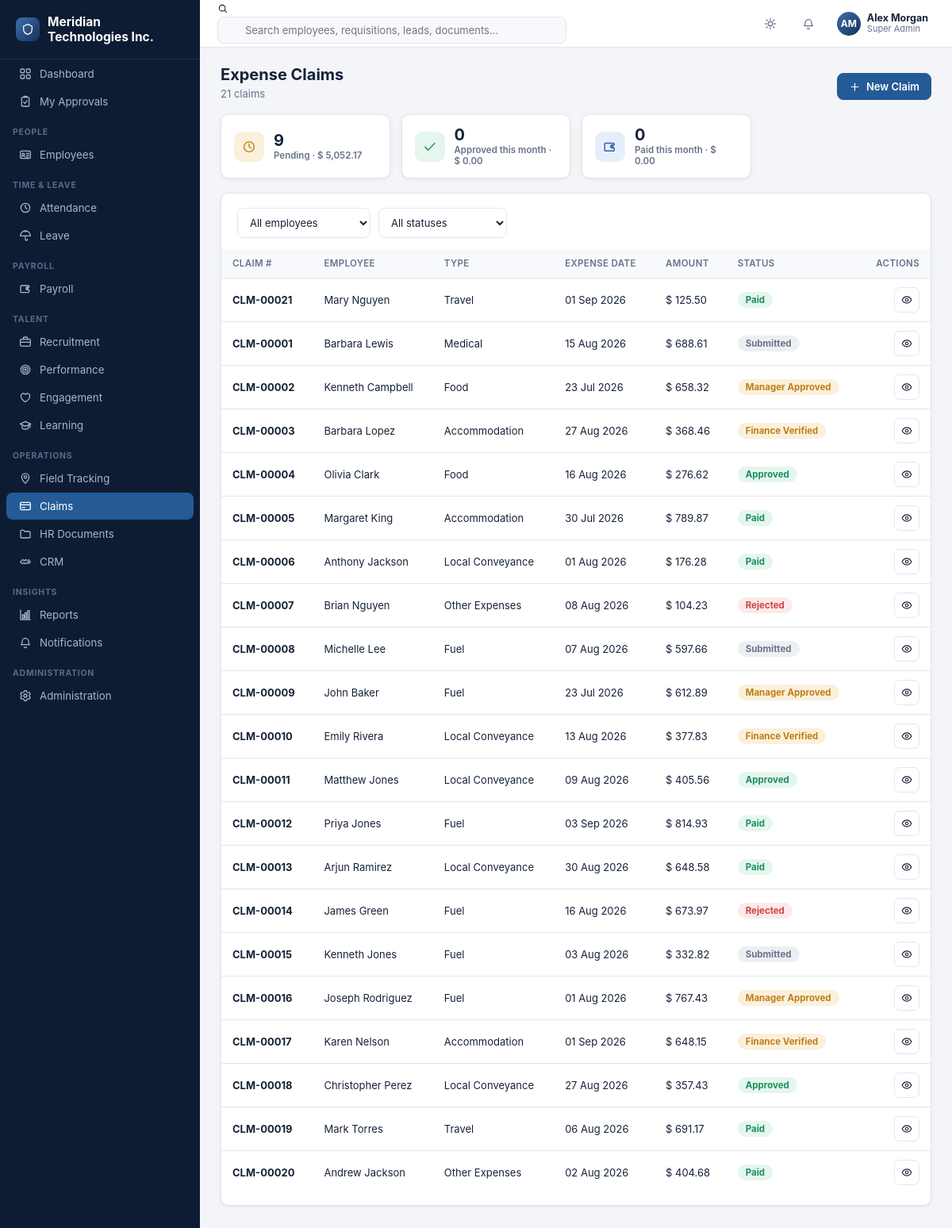
The page /claims/ (signed in) on the database its author committed.
### tables this page shows
CREATE TABLE company_settings (
    id INTEGER PRIMARY KEY CHECK (id = 1),
    company_name TEXT NOT NULL DEFAULT 'Your Company',
    logo_path TEXT,
    address TEXT,
    city TEXT,
    state TEXT,
    country TEXT,
    pincode TEXT,
    phone TEXT,
    email TEXT,
    website TEXT,
    gstin TEXT,
    pan TEXT,
    currency_symbol TEXT NOT NULL DEFAULT '$',
    fiscal_year_start_month INTEGER NOT NULL DEFAULT 4,
    updated_at TEXT NOT NULL DEFAULT (datetime('now'))
);

CREATE TABLE users (
    id INTEGER PRIMARY KEY AUTOINCREMENT,
    username TEXT NOT NULL UNIQUE,
    password_hash TEXT NOT NULL,
    full_name TEXT NOT NULL,
    email TEXT,
    phone TEXT,
    role_id INTEGER NOT NULL REFERENCES roles(id),
    employee_id INTEGER REFERENCES employees(id),
    is_active INTEGER NOT NULL DEFAULT 1,
    last_login_at TEXT,
    created_at TEXT NOT NULL DEFAULT (datetime('now'))
);

CREATE TABLE roles (
    id INTEGER PRIMARY KEY AUTOINCREMENT,
    name TEXT NOT NULL UNIQUE,
    description TEXT,
    is_system INTEGER NOT NULL DEFAULT 0,
    created_at TEXT NOT NULL DEFAULT (datetime('now'))
);

CREATE TABLE expense_claims (
    id INTEGER PRIMARY KEY AUTOINCREMENT,
    claim_number TEXT NOT NULL UNIQUE,
    employee_id INTEGER NOT NULL REFERENCES employees(id) ON DELETE CASCADE,
    claim_type_id INTEGER NOT NULL REFERENCES claim_types(id),
    expense_date TEXT NOT NULL,
    amount REAL NOT NULL,
    description TEXT,
    receipt_path TEXT,
    project_or_department TEXT,
    status TEXT NOT NULL DEFAULT 'Submitted',
    manager_id INTEGER REFERENCES users(id),
    approved_at TEXT,
    paid_at TEXT,
    remarks TEXT,
    created_at TEXT NOT NULL DEFAULT (datetime('now'))
);

CREATE TABLE claim_types (
    id INTEGER PRIMARY KEY AUTOINCREMENT,
    name TEXT NOT NULL UNIQUE,
    category TEXT,
    max_amount REAL,
    is_active INTEGER NOT NULL DEFAULT 1
);

### blueprints/claims.py (the view)
@bp.route("/", endpoint="claims_list")
@permission_required("claims.claims.view")
def claims_list():
    view_all = has_permission("claims.claims.view_all")
    where = []
    args = []
    if view_all:
        emp_filter = request.args.get("employee_id", type=int)
        if emp_filter:
            where.append("ec.employee_id = ?")
            args.append(emp_filter)
    else:
        where.append("ec.employee_id = ?")
        args.append(g.employee["id"] if g.employee else -1)
    status_filter = request.args.get("status", "").strip()
    if status_filter:
        where.append("ec.status = ?")
        args.append(status_filter)
    where_sql = ("WHERE " + " AND ".join(where)) if where else ""
    rows = db.query(
        f"""SELECT ec.*, e.first_name || ' ' || e.last_name AS employee_name,
                   ct.name AS claim_type_name
            FROM expense_claims ec
            JOIN employees e ON e.id = ec.employee_id
            JOIN claim_types ct ON ct.id = ec.claim_type_id
            {where_sql}
            ORDER BY ec.created_at DESC""",
        args,
    )
    kpis = None
    if view_all:
        pending = db.query(
            """SELECT COUNT(*) c, COALESCE(SUM(amount),0) amt FROM expense_claims
               WHERE status IN ('Submitted','Manager Approved','Finance Verified')""",
            one=True,
        )
        approved_month = db.query(
            """SELECT COUNT(*) c, COALESCE(SUM(amount),0) amt FROM expense_claims
               WHERE status = 'Approved' AND strftime('%Y-%m', approved_at) = strftime('%Y-%m','now')""",
            one=True,
        )
        paid_month = db.query(
            """SELECT COUNT(*) c, COALESCE(SUM(amount),0) amt FROM expense_claims
               WHERE status = 'Paid' AND strftime('%Y-%m', paid_at) = strftime('%Y-%m','now')""",
            one=True,
        )
        kpis = {"pending": pending, "approved_month": approved_month, "paid_month": paid_month}
    employees = db.query(
        "SELECT id, first_name || ' ' || last_name AS name FROM employees WHERE is_deleted=0 ORDER BY first_name"
    ) if view_all else []
    return render_template(
        "claims/list.html",
        rows=rows, view_all=view_all, kpis=kpis, employees=employees,
        status_filter=status_filter,
        employee_filter=request.args.get("employee_id", type=int),
        statuses=STATUS_FLOW + ["Rejected"],
    )

### templates/claims/list.html (shortened to what this page needs)
{% extends "base.html" %}
{% import "partials/icons.html" as ic %}
{% block content %}
<div class="page-head">
  <div>
    <h1>Expense Claims</h1>
    <div class="sub">{{ rows|length }} claim{{ 's' if rows|length != 1 else '' }}{{ ' (your claims)' if not view_all else '' }}</div>
  </div>
  <div class="actions">
    {% if has_permission('claims.claims.create') %}
    <a class="btn primary" href="{{ url_for('claims.claim_new') }}">{{ ic.icon('plus',15) }} New Claim</a>
    {% endif %}
  </div>
</div>
{% if kpis %}
<div class="kpi-grid" style="margin-bottom:18px">
  <div class="kpi-tile">
    <div class="icon" style="background:var(--amber-bg);color:var(--amber)">{{ ic.icon('clock',18) }}</div>
    <div>
      <div class="value">{{ kpis.pending.c }}</div>
      <div class="label">Pending &middot; {{ kpis.pending.amt|money }}</div>
    </div>
  </div>
  <div class="kpi-tile">
    <div class="icon" style="background:var(--green-bg);color:var(--green)">{{ ic.icon('check',18) }}</div>
    <div>
      <div class="value">{{ kpis.approved_month.c }}</div>
      <div class="label">Approved this month &middot; {{ kpis.approved_month.amt|money }}</div>
    </div>
  </div>
  <div class="kpi-tile">
    <div class="icon" style="background:var(--blue-bg);color:var(--blue)">{{ ic.icon('wallet',18) }}</div>
    <div>
      <div class="value">{{ kpis.paid_month.c }}</div>
      <div class="label">Paid this month &middot; {{ kpis.paid_month.amt|money }}</div>
    </div>
  </div>
</div>
{% endif %}
<div class="card">
  <div class="card-pad" style="padding-bottom:0">
    <form class="toolbar" method="get">
      {% if view_all %}
      <select name="employee_id" class="filter-select" onchange="this.form.submit()">
        <option value="">All employees</option>
      </select>
      {% endif %}
      <select name="status" class="filter-select" onchange="this.form.submit()">
        <option value="">All statuses</option>
      </select>
    </form>
  </div>
  <div class="table-wrap">
    {% if rows %}
    <table class="dt">
      <thead><tr>
        <th>Claim #</th>
        {% if view_all %}<th>Employee</th>{% endif %}
        <th>Type</th>
        <th>Expense date</th>
        <th>Amount</th>
        <th>Status</th>
        <th style="text-align:right">Actions</th>
      </tr></thead>
      <tbody>
        {% for row in rows %}
        <tr>
          <td><a href="{{ url_for('claims.claim_view', id=row.id) }}" style="font-weight:650">{{ row.claim_number }}</a></td>
          {% if view_all %}<td>{{ row.employee_name }}</td>{% endif %}
          <td>{{ row.claim_type_name }}</td>
          <td>{{ row.expense_date|fmt_date }}</td>
          <td>{{ row.amount|money }}</td>
          <td><span class="badge {{ status_badge_class(row.status) }}">{{ row.status }}</span></td>
          <td>
            <div class="row-actions">
              <a class="btn sm btn-icon" href="{{ url_for('claims.claim_view', id=row.id) }}" title="View">{{ ic.icon('eye',14) }}</a>
            </div>
          </td>
        </tr>
        {% endfor %}
      </tbody>
    </table>
    {% else %}
    <div class="empty-state">
      <div class="ic">{{ ic.icon('credit-card', 34) }}</div>
      <p>No expense claims found.</p>
    </div>
    {% endif %}
  </div>
  <div style="height:14px"></div>
</div>
{% endblock %}

### templates/base.html (shortened to what this page needs)
<!doctype html>
<html lang="en">
<head>
<link rel="stylesheet" href="{{ url_for('static', filename='css/style.css') }}">
</head>
<body>
{% import "partials/icons.html" as ic %}
{% set ep = request.endpoint or '' %}
<div class="app">
  <aside class="sidebar" id="sidebar">
    <div class="sidebar-brand"><span class="logo-dot">{{ ic.icon('shield', 16) }}</span> <span>{{ company.company_name if company else 'Enterprise HR' }}</span></div>
    <nav>
      <div class="nav-item {{ 'active' if ep=='dashboard.index' }}" onclick="location.href='{{ url_for('dashboard.index') }}'">
        {{ ic.icon('grid') }} <span>Dashboard</span>
      </div>
      <div class="nav-item {{ 'active' if ep=='dashboard.my_approvals' }}" onclick="location.href='{{ url_for('dashboard.my_approvals') }}'">
        {{ ic.icon('clipboard-check') }} <span>My Approvals</span>
      </div>
      {% if has_permission('employees.employees.view') %}
      <div class="nav-section">People</div>
      <div class="nav-item {{ 'active' if ep.startswith('employees.') }}" onclick="location.href='{{ url_for('employees.list_view') }}'">{{ ic.icon('id-card') }} <span>Employees</span></div>
      {% endif %}
      {% if has_permission('attendance.attendance.view') %}
      <div class="nav-section">Time &amp; Leave</div>
      <div class="nav-item {{ 'active' if ep.startswith('attendance.') }}" onclick="location.href='{{ url_for('attendance.daily') }}'">{{ ic.icon('clock') }} <span>Attendance</span></div>
      {% endif %}
      {% if has_permission('leave.requests.view') %}
      <div class="nav-item {{ 'active' if ep.startswith('leave.') }}" onclick="location.href='{{ url_for('leave.requests_list') }}'">{{ ic.icon('umbrella') }} <span>Leave</span></div>
      {% endif %}
      {% if has_permission('payroll.payslips.view') or has_permission('payroll.runs.view') %}
      <div class="nav-section">Payroll</div>
      <div class="nav-item {{ 'active' if ep.startswith('payroll.') }}" onclick="location.href='{{ url_for('payroll.runs_list') }}'">{{ ic.icon('wallet') }} <span>Payroll</span></div>
      {% endif %}
      {% if has_permission('recruitment.requisitions.view') %}
      <div class="nav-section">Talent</div>
      <div class="nav-item {{ 'active' if ep.startswith('recruitment.') }}" onclick="location.href='{{ url_for('recruitment.requisitions_list') }}'">{{ ic.icon('briefcase') }} <span>Recruitment</span></div>
      {% endif %}
      {% if has_permission('performance.goals.view') %}
      <div class="nav-item {{ 'active' if ep.startswith('performance.') }}" onclick="location.href='{{ url_for('performance.cycles_list') }}'">{{ ic.icon('target') }} <span>Performance</span></div>
      {% endif %}
      {% if has_permission('engagement.surveys.view') %}
      <div class="nav-item {{ 'active' if ep.startswith('engagement.') }}" onclick="location.href='{{ url_for('engagement.surveys_list') }}'">{{ ic.icon('heart') }} <span>Engagement</span></div>
      {% endif %}
      {% if has_permission('learning.courses.view') %}
      <div class="nav-item {{ 'active' if ep.startswith('learning.') }}" onclick="location.href='{{ url_for('learning.courses_list') }}'">{{ ic.icon('graduation') }} <span>Learning</span></div>
      {% endif %}
      {% if has_permission('field.visits.view') %}
      <div class="nav-section">Operations</div>
      <div class="nav-item {{ 'active' if ep.startswith('field.') }}" onclick="location.href='{{ url_for('field.visits_list') }}'">{{ ic.icon('map-pin') }} <span>Field Tracking</span></div>
      {% endif %}
      {% if has_permission('claims.claims.view') %}
      <div class="nav-item {{ 'active' if ep.startswith('claims.') }}" onclick="location.href='{{ url_for('claims.claims_list') }}'">{{ ic.icon('credit-card') }} <span>Claims</span></div>
      {% endif %}
      {% if has_permission('documents.documents.view') %}
      <div class="nav-item {{ 'active' if ep.startswith('documents.') }}" onclick="location.href='{{ url_for('documents.list_view') }}'">{{ ic.icon('folder') }} <span>HR Documents</span></div>
      {% endif %}
      {% if has_permission('crm.customers.view') %}
      <div class="nav-item {{ 'active' if ep.startswith('crm.') }}" onclick="location.href='{{ url_for('crm.customers_list') }}'">{{ ic.icon('handshake') }} <span>CRM</span></div>
      {% endif %}
      {% if has_permission('reports.reports.view') %}
      <div class="nav-section">Insights</div>
      <div class="nav-item {{ 'active' if ep.startswith('reports.') }}" onclick="location.href='{{ url_for('reports.index') }}'">{{ ic.icon('chart') }} <span>Reports</span></div>
      {% endif %}
      <div class="nav-item {{ 'active' if ep.startswith('notifications.') }}" onclick="location.href='{{ url_for('notifications.index') }}'">{{ ic.icon('bell') }} <span>Notifications</span></div>
      {% if has_permission('admin.settings.view') or has_permission('admin.users.view') %}
      <div class="nav-section">Administration</div>
      <div class="nav-item {{ 'active' if ep.startswith('admin.') }}" onclick="location.href='{{ url_for('admin.settings') }}'">{{ ic.icon('cog') }} <span>Administration</span></div>
      {% endif %}
    </nav>
  </aside>
  <div class="main">
    <header class="topbar">
      <div class="search-box">
        {{ ic.icon('search', 14) }}
        <input type="text" placeholder="Search employees, requisitions, leads, documents..." oninput="onGlobalSearch(this)">
      </div>
      <div class="topbar-right">
        <button class="icon-btn" onclick="toggleTheme()" title="Toggle theme">{{ ic.icon('sun') }}</button>
        <div class="dropdown">
          <button class="icon-btn" data-dropdown-toggle title="Notifications">
            {{ ic.icon('bell') }}
          </button>
        </div>
        <div class="dropdown">
          <div class="user-chip" data-dropdown-toggle>
            <div class="avatar">{% if g.employee and g.employee.photo_path %}<img src="{{ url_for('static', filename='uploads/' + g.employee.photo_path) }}">{% else %}{{ (g.user.full_name if g.user else '??')|initials }}{% endif %}</div>
            <div style="display:flex;flex-direction:column;line-height:1.2">
              <span style="font-weight:650;font-size:12.5px">{{ g.user.full_name if g.user else 'Guest' }}</span>
              <span class="text-muted" style="font-size:11px">{{ g.user.role_name if g.user else '' }}</span>
            </div>
          </div>
        </div>
      </div>
    </header>
    <main class="content">
      {% block content %}{% endblock %}
    </main>
  </div>
</div>
</body>
</html>

### templates/partials/icons.html (shortened to what this page needs)
{% macro icon(name, size=16) %}
<svg xmlns="http://www.w3.org/2000/svg" width="{{ size }}" height="{{ size }}" viewBox="0 0 24 24" fill="none" stroke="currentColor" stroke-width="1.9" stroke-linecap="round" stroke-linejoin="round" style="flex-shrink:0">{{ (p[name] or p['grid'])|safe }}</svg>
{%- endmacro %}

### rows shown on the page
company_settings: company_name "Meridian Technologies Inc."
users: full_name "AM", user "Alex Morgan"
roles: user "Super Admin"
expense_claims: claim_number "CLM-00021", employee_name "Mary Nguyen", claim_type_name "Travel", expense_date|fmt_date "01 Sep 2026", amount "$ 125.50", status "Paid", {{ size }} 14 (drawn)
expense_claims: claim_number "CLM-00001", employee_name "Barbara Lewis", claim_type_name "Medical", expense_date|fmt_date "15 Aug 2026", amount "$ 688.61", status "Submitted", {{ size }} 14 (drawn)
expense_claims: claim_number "CLM-00002", employee_name "Kenneth Campbell", claim_type_name "Food", expense_date|fmt_date "23 Jul 2026", amount "$ 658.32", status "Manager Approved", {{ size }} 14 (drawn)
expense_claims: claim_number "CLM-00003", employee_name "Barbara Lopez", claim_type_name "Accommodation", expense_date|fmt_date "27 Aug 2026", amount "$ 368.46", status "Finance Verified", {{ size }} 14 (drawn)
expense_claims: claim_number "CLM-00004", employee_name "Olivia Clark", claim_type_name "Food", expense_date|fmt_date "16 Aug 2026", amount "$ 276.62", status "Approved", {{ size }} 14 (drawn)
expense_claims: claim_number "CLM-00005", employee_name "Margaret King", claim_type_name "Accommodation", expense_date|fmt_date "30 Jul 2026", amount "$ 789.87", status "Paid", {{ size }} 14 (drawn)
expense_claims: claim_number "CLM-00006", employee_name "Anthony Jackson", claim_type_name "Local Conveyance", expense_date|fmt_date "01 Aug 2026", amount "$ 176.28", status "Paid", {{ size }} 14 (drawn)
expense_claims: claim_number "CLM-00007", employee_name "Brian Nguyen", claim_type_name "Other Expenses", expense_date|fmt_date "08 Aug 2026", amount "$ 104.23", status "Rejected", {{ size }} 14 (drawn)
expense_claims: claim_number "CLM-00008", employee_name "Michelle Lee", claim_type_name "Fuel", expense_date|fmt_date "07 Aug 2026", amount "$ 597.66", status "Submitted", {{ size }} 14 (drawn)
expense_claims: claim_number "CLM-00009", employee_name "John Baker", claim_type_name "Fuel", expense_date|fmt_date "23 Jul 2026", amount "$ 612.89", status "Manager Approved", {{ size }} 14 (drawn)
expense_claims: claim_number "CLM-00010", employee_name "Emily Rivera", claim_type_name "Local Conveyance", expense_date|fmt_date "13 Aug 2026", amount "$ 377.83", status "Finance Verified", {{ size }} 14 (drawn)
expense_claims: claim_number "CLM-00011", employee_name "Matthew Jones", claim_type_name "Local Conveyance", expense_date|fmt_date "09 Aug 2026", amount "$ 405.56", status "Approved", {{ size }} 14 (drawn)
expense_claims: claim_number "CLM-00012", employee_name "Priya Jones", claim_type_name "Fuel", expense_date|fmt_date "03 Sep 2026", amount "$ 814.93", status "Paid", {{ size }} 14 (drawn)
expense_claims: claim_number "CLM-00013", employee_name "Arjun Ramirez", claim_type_name "Local Conveyance", expense_date|fmt_date "30 Aug 2026", amount "$ 648.58", status "Paid", {{ size }} 14 (drawn)
expense_claims: claim_number "CLM-00014", employee_name "James Green", claim_type_name "Fuel", expense_date|fmt_date "16 Aug 2026", amount "$ 673.97", status "Rejected", {{ size }} 14 (drawn)
expense_claims: claim_number "CLM-00015", employee_name "Kenneth Jones", claim_type_name "Fuel", expense_date|fmt_date "03 Aug 2026", amount "$ 332.82", status "Submitted", {{ size }} 14 (drawn)
expense_claims: claim_number "CLM-00016", employee_name "Joseph Rodriguez", claim_type_name "Fuel", expense_date|fmt_date "01 Aug 2026", amount "$ 767.43", status "Manager Approved", {{ size }} 14 (drawn)
expense_claims: claim_number "CLM-00017", employee_name "Karen Nelson", claim_type_name "Accommodation", expense_date|fmt_date "01 Sep 2026", amount "$ 648.15", status "Finance Verified", {{ size }} 14 (drawn)
expense_claims: claim_number "CLM-00018", employee_name "Christopher Perez", claim_type_name "Local Conveyance", expense_date|fmt_date "27 Aug 2026", amount "$ 357.43", status "Approved", {{ size }} 14 (drawn)
expense_claims: claim_number "CLM-00019", employee_name "Mark Torres", claim_type_name "Travel", expense_date|fmt_date "06 Aug 2026", amount "$ 691.17", status "Paid", {{ size }} 14 (drawn)
expense_claims: claim_number "CLM-00020", employee_name "Andrew Jackson", claim_type_name "Other Expenses", expense_date|fmt_date "02 Aug 2026", amount "$ 404.68", status "Paid", {{ size }} 14 (drawn)

### other values the page prints
{{ rows|length }} "21"
{{ 's' if rows|length != 1 else '' }} "s"
{{ kpis.pending.c }} "9"
{{ kpis.pending.amt|money }} "$ 5,052.17"
{{ kpis.approved_month.c }} "0"
{{ kpis.approved_month.amt|money }} "$ 0.00"
{{ kpis.paid_month.c }} "0"
{{ kpis.paid_month.amt|money }} "$ 0.00"
